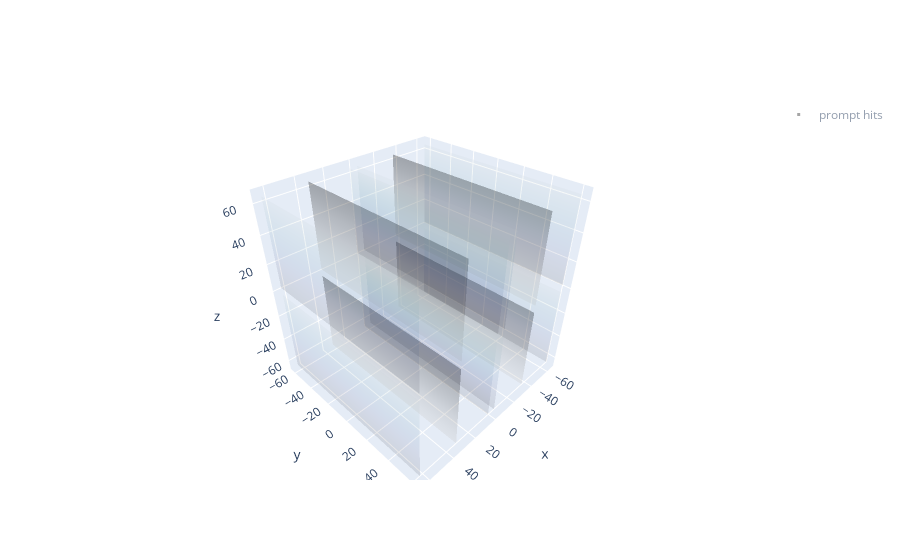

The cell this chart's notebook holds for it:
### Code cell
#Lets plot an prompt hits for a certain event

hit_ref_slice = f['charge/events/ref/charge/calib_prompt_hits/ref_region'][9] #Event 0

PromptHits_ev= f['charge/calib_prompt_hits/data'][hit_ref_slice[0]:hit_ref_slice[1]]

fig = go.Figure()

plot_outActive_vertices = False

##########################
# Draw the cathodes
##########################
fig.add_traces(draw_cathode_planes(
    x_boundaries, y_boundaries, z_boundaries, 
    showscale=False,
    opacity=0.3,
    colorscale='Greys',
))

##########################
# Draw the anodes
##########################
fig.add_traces(draw_anode_planes(
    x_boundaries, y_boundaries, z_boundaries, 
    showscale=False,
    opacity=0.1,
    colorscale='ice',
))

# Draw the prompt hits
##########################
PHits_traces = go.Scatter3d(
        x= PromptHits_ev['x'].flatten(), y= PromptHits_ev['y'].flatten(), z= PromptHits_ev['z'].flatten(),
        marker_color= PromptHits_ev['id'],
        name='prompt hits',
        mode='markers',
        visible='legendonly',
        marker_size=3,
        marker_symbol='square',
        showlegend=True,
        opacity=0.7,)
fig.add_traces(PHits_traces)


fig.show()

### Figure 1 — Plotly figure (JSON) as saved in the notebook; plotly's stock layout.template omitted (floating-point values rounded to 4 significant figures; data arrays with more than 128 entries replaced by an {"elided": "..."} marker saying what was removed)
{"data": [{"colorscale": [[0, "rgb(255,255,255)"], [0.125, "rgb(240,240,240)"], [0.25, "rgb(217,217,217)"], [0.375, "rgb(189,189,189)"], [0.5, "rgb(150,150,150)"], [0.625, "rgb(115,115,115)"], [0.75, "rgb(82,82,82)"], [0.875, "rgb(37,37,37)"], [1, "rgb(0, 0, 0)"]], "opacity": 0.3, "showscale": false, "type": "surface", "x": [[-33.5, -33.5], [-33.5, -33.5]], "y": [[-61.85, -61.85], [61.85, 61.85]], "z": [[-64.32, -2.684], [-64.32, -2.684]]}, {"colorscale": [[0, "rgb(255,255,255)"], [0.125, "rgb(240,240,240)"], [0.25, "rgb(217,217,217)"], [0.375, "rgb(189,189,189)"], [0.5, "rgb(150,150,150)"], [0.625, "rgb(115,115,115)"], [0.75, "rgb(82,82,82)"], [0.875, "rgb(37,37,37)"], [1, "rgb(0, 0, 0)"]], "opacity": 0.3, "showscale": false, "type": "surface", "x": [[33.5, 33.5], [33.5, 33.5]], "y": [[-61.85, -61.85], [61.85, 61.85]], "z": [[-64.32, -2.684], [-64.32, -2.684]]}, {"colorscale": [[0, "rgb(255,255,255)"], [0.125, "rgb(240,240,240)"], [0.25, "rgb(217,217,217)"], [0.375, "rgb(189,189,189)"], [0.5, "rgb(150,150,150)"], [0.625, "rgb(115,115,115)"], [0.75, "rgb(82,82,82)"], [0.875, "rgb(37,37,37)"], [1, "rgb(0, 0, 0)"]], "opacity": 0.3, "showscale": false, "type": "surface", "x": [[-33.5, -33.5], [-33.5, -33.5]], "y": [[-61.85, -61.85], [61.85, 61.85]], "z": [[2.684, 64.32], [2.684, 64.32]]}, {"colorscale": [[0, "rgb(255,255,255)"], [0.125, "rgb(240,240,240)"], [0.25, "rgb(217,217,217)"], [0.375, "rgb(189,189,189)"], [0.5, "rgb(150,150,150)"], [0.625, "rgb(115,115,115)"], [0.75, "rgb(82,82,82)"], [0.875, "rgb(37,37,37)"], [1, "rgb(0, 0, 0)"]], "opacity": 0.3, "showscale": false, "type": "surface", "x": [[33.5, 33.5], [33.5, 33.5]], "y": [[-61.85, -61.85], [61.85, 61.85]], "z": [[2.684, 64.32], [2.684, 64.32]]}, {"colorscale": [[0, "rgb(3, 5, 18)"], [0.09091, "rgb(25, 25, 51)"], [0.1818, "rgb(44, 42, 87)"], [0.2727, "rgb(58, 60, 125)"], [0.3636, "rgb(62, 83, 160)"], [0.4545, "rgb(62, 109, 178)"], [0.5455, "rgb(72, 134, 187)"], [0.6364, "rgb(89, 159, 196)"], [0.7273, "rgb(114, 184, 205)"], [0.8182, "rgb(149, 207, 216)"], [0.9091, "rgb(192, 229, 232)"], [1, "rgb(234, 252, 253)"]], "opacity": 0.1, "showscale": false, "type": "surface", "x": [[-63.93, -63.93], [-63.93, -63.93]], "y": [[-61.85, -61.85], [61.85, 61.85]], "z": [[-64.32, -2.684], [-64.32, -2.684]]}, {"colorscale": [[0, "rgb(3, 5, 18)"], [0.09091, "rgb(25, 25, 51)"], [0.1818, "rgb(44, 42, 87)"], [0.2727, "rgb(58, 60, 125)"], [0.3636, "rgb(62, 83, 160)"], [0.4545, "rgb(62, 109, 178)"], [0.5455, "rgb(72, 134, 187)"], [0.6364, "rgb(89, 159, 196)"], [0.7273, "rgb(114, 184, 205)"], [0.8182, "rgb(149, 207, 216)"], [0.9091, "rgb(192, 229, 232)"], [1, "rgb(234, 252, 253)"]], "opacity": 0.1, "showscale": false, "type": "surface", "x": [[-3.069, -3.069], [-3.069, -3.069]], "y": [[-61.85, -61.85], [61.85, 61.85]], "z": [[-64.32, -2.684], [-64.32, -2.684]]}, {"colorscale": [[0, "rgb(3, 5, 18)"], [0.09091, "rgb(25, 25, 51)"], [0.1818, "rgb(44, 42, 87)"], [0.2727, "rgb(58, 60, 125)"], [0.3636, "rgb(62, 83, 160)"], [0.4545, "rgb(62, 109, 178)"], [0.5455, "rgb(72, 134, 187)"], [0.6364, "rgb(89, 159, 196)"], [0.7273, "rgb(114, 184, 205)"], [0.8182, "rgb(149, 207, 216)"], [0.9091, "rgb(192, 229, 232)"], [1, "rgb(234, 252, 253)"]], "opacity": 0.1, "showscale": false, "type": "surface", "x": [[3.069, 3.069], [3.069, 3.069]], "y": [[-61.85, -61.85], [61.85, 61.85]], "z": [[-64.32, -2.684], [-64.32, -2.684]]}, {"colorscale": [[0, "rgb(3, 5, 18)"], [0.09091, "rgb(25, 25, 51)"], [0.1818, "rgb(44, 42, 87)"], [0.2727, "rgb(58, 60, 125)"], [0.3636, "rgb(62, 83, 160)"], [0.4545, "rgb(62, 109, 178)"], [0.5455, "rgb(72, 134, 187)"], [0.6364, "rgb(89, 159, 196)"], [0.7273, "rgb(114, 184, 205)"], [0.8182, "rgb(149, 207, 216)"], [0.9091, "rgb(192, 229, 232)"], [1, "rgb(234, 252, 253)"]], "opacity": 0.1, "showscale": false, "type": "surface", "x": [[63.93, 63.93], [63.93, 63.93]], "y": [[-61.85, -61.85], [61.85, 61.85]], "z": [[-64.32, -2.684], [-64.32, -2.684]]}, {"colorscale": [[0, "rgb(3, 5, 18)"], [0.09091, "rgb(25, 25, 51)"], [0.1818, "rgb(44, 42, 87)"], [0.2727, "rgb(58, 60, 125)"], [0.3636, "rgb(62, 83, 160)"], [0.4545, "rgb(62, 109, 178)"], [0.5455, "rgb(72, 134, 187)"], [0.6364, "rgb(89, 159, 196)"], [0.7273, "rgb(114, 184, 205)"], [0.8182, "rgb(149, 207, 216)"], [0.9091, "rgb(192, 229, 232)"], [1, "rgb(234, 252, 253)"]], "opacity": 0.1, "showscale": false, "type": "surface", "x": [[-63.93, -63.93], [-63.93, -63.93]], "y": [[-61.85, -61.85], [61.85, 61.85]], "z": [[2.684, 64.32], [2.684, 64.32]]}, {"colorscale": [[0, "rgb(3, 5, 18)"], [0.09091, "rgb(25, 25, 51)"], [0.1818, "rgb(44, 42, 87)"], [0.2727, "rgb(58, 60, 125)"], [0.3636, "rgb(62, 83, 160)"], [0.4545, "rgb(62, 109, 178)"], [0.5455, "rgb(72, 134, 187)"], [0.6364, "rgb(89, 159, 196)"], [0.7273, "rgb(114, 184, 205)"], [0.8182, "rgb(149, 207, 216)"], [0.9091, "rgb(192, 229, 232)"], [1, "rgb(234, 252, 253)"]], "opacity": 0.1, "showscale": false, "type": "surface", "x": [[-3.069, -3.069], [-3.069, -3.069]], "y": [[-61.85, -61.85], [61.85, 61.85]], "z": [[2.684, 64.32], [2.684, 64.32]]}, {"colorscale": [[0, "rgb(3, 5, 18)"], [0.09091, "rgb(25, 25, 51)"], [0.1818, "rgb(44, 42, 87)"], [0.2727, "rgb(58, 60, 125)"], [0.3636, "rgb(62, 83, 160)"], [0.4545, "rgb(62, 109, 178)"], [0.5455, "rgb(72, 134, 187)"], [0.6364, "rgb(89, 159, 196)"], [0.7273, "rgb(114, 184, 205)"], [0.8182, "rgb(149, 207, 216)"], [0.9091, "rgb(192, 229, 232)"], [1, "rgb(234, 252, 253)"]], "opacity": 0.1, "showscale": false, "type": "surface", "x": [[3.069, 3.069], [3.069, 3.069]], "y": [[-61.85, -61.85], [61.85, 61.85]], "z": [[2.684, 64.32], [2.684, 64.32]]}, {"colorscale": [[0, "rgb(3, 5, 18)"], [0.09091, "rgb(25, 25, 51)"], [0.1818, "rgb(44, 42, 87)"], [0.2727, "rgb(58, 60, 125)"], [0.3636, "rgb(62, 83, 160)"], [0.4545, "rgb(62, 109, 178)"], [0.5455, "rgb(72, 134, 187)"], [0.6364, "rgb(89, 159, 196)"], [0.7273, "rgb(114, 184, 205)"], [0.8182, "rgb(149, 207, 216)"], [0.9091, "rgb(192, 229, 232)"], [1, "rgb(234, 252, 253)"]], "opacity": 0.1, "showscale": false, "type": "surface", "x": [[63.93, 63.93], [63.93, 63.93]], "y": [[-61.85, -61.85], [61.85, 61.85]], "z": [[2.684, 64.32], [2.684, 64.32]]}, {"marker": {"color": {"elided": "885 int values"}, "size": 3, "symbol": "square"}, "mode": "markers", "name": "prompt hits", "opacity": 0.7, "showlegend": true, "type": "scatter3d", "visible": "legendonly", "x": {"elided": "885 float values"}, "y": {"elided": "885 float values"}, "z": {"elided": "885 float values"}}], "layout": {"autosize": true, "scene": {"aspectmode": "auto", "aspectratio": {"x": 1.009, "y": 0.9763, "z": 1.015}}}}
